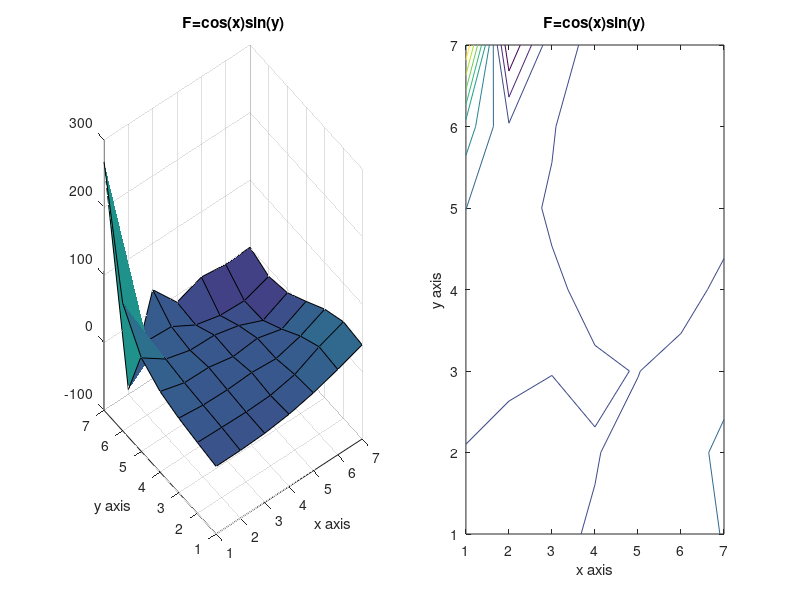

This chart was generated by the following MATLAB code:
%Matlab Code to solve Poisson's equation with Gauss Seidel Method with the following conditions in the problem statement. 
% Zainab Zikar 1378939 Gauss Siedel 
clear all; clc; 

%% Given Conditions 
ax = 0;
ay = 0;
bx = 2*pi;
by = 2*pi; 
MI=input('Value of X Intenal Nodes='); % Number of points on the internal nodes for N and M%
NI=input('Value of Y Internal Nodes='); 
tic; % starting the timer
M=NI+2; %Number of points including exterior boundary points for Ne and Me%
N=MI+2; 
% this generates the x and y values that will be used to calculate 
xvalues = linspace(0,2*pi,M);
yvalues = linspace(0,2*pi,N);

%F = Functionzz(xvalues,yvalues);
% F=zeros(M,N);

for i=1:M;
    for j=1:N;
        U(i,j)=cos(xvalues(i)*yvalues(j));
        F(i,j)=-cos(xvalues(i)*yvalues(j))*(xvalues(i)^2+yvalues(j)^2);
    end
end
  
% Bounds for the Equation 

Er=10^-10 ; %Value of error for system convergence

W=zeros(M,N);
%% Defining Boundary Conditions for "top" and "bottom"

% Bottom boundary condition

U(1,:) = ((xvalues - ax).^2 ) .* sin( pi *(xvalues - ax) / (2*(bx-ax)) ) ;
W(1,:)=U(1,:);

% Top boundary condition
U(N,:) = cos(pi*(xvalues-ax)).*cosh(bx-xvalues);
W(N,:)=U(N,:);
Error = zeros(N,M-2);

% place these known values in the solution grid 

%% Left and Right Boundary points 
%   Using the given neumann condition yields special cases of the Gauss-siedel iteration that can be used along entire "side" boundaries. 
%   F and U is computed in solution grid 
% Multipliers that are used in the iterations. 
L=2*pi;
DX = L/(MI+1); 
DX = 1/DX.^2;
DY = L/(NI+1); 
DY = 1/DY.^2;
DEN= -2*(DX+DY); 

EI=10; %Initial guess for error
ER=10^-10 ; %Value of error for system convergence
Iterations=0 ;%Initial value of iteration to start the counter
%Performing Gauss Seidel Approximations 
save('Variables.mat') %Saves variables to file for checkpointing
% check for diagonal dominance of elements 
abs(DEN) >= abs(2*DX+2*DY);
while EI>ER;
if Iterations > 10000 
     save('Variables.mat')% To save variables evry 10000 iterations for checkpointing
 end

   
%Left Nuemann conditions
for i = 2:M-1; 
     
    W(i,1) = U(i,1);
    U(i,1) = (F(i,1) - (2*DX)*U(i,2) - DY*U(i-1,1) - DY*U(i+1,1) )/DEN;
    Error(i,1) = abs((U(i,1) - W(i,1)) / U(1,1));

    
    % Right Nuemann Boundary 
     W(i,N) = U(i,N);
    U(i,N) = (  F(i,end) - (2*DX)*U(i,end-1) - DY*U(i-1,end) - DY*U(i+1,end) )/DEN;
    Error(i,N) = abs((U(i,N) - W(i,N)) / U(i,N));
end 

%% Gauss-Siedel iterating the general U equation%

for j = 2:N-1;
    for i = 2:M-1;
        W(i,j) = U(i,j);
        U(i,j) =(  F(i,j) - DX*U(i,j-1) - DX*U(i,j+1)- DY*U(i-1,j) - DY*U(i+1,j) )/DEN;
        Error(i,j)= abs((U(i,j) - W(i,j)) / U(i,j));
    end
end
EI=abs(max(max(((W-U)./W)))); 
Iterations=Iterations+1;
end
TotalIterations=Iterations
TotalTime=toc
grid_ind=mean(mean(U.^2))% to check for grid convergence
figure 
subplot(1,2,1),surf(U),xlabel('x axis'),ylabel('y axis'),title('F=cos(x)sin(y)');

subplot(1,2,2),contour(U),xlabel('x axis'),ylabel('y axis'),title('F=cos(x)sin(y)');
